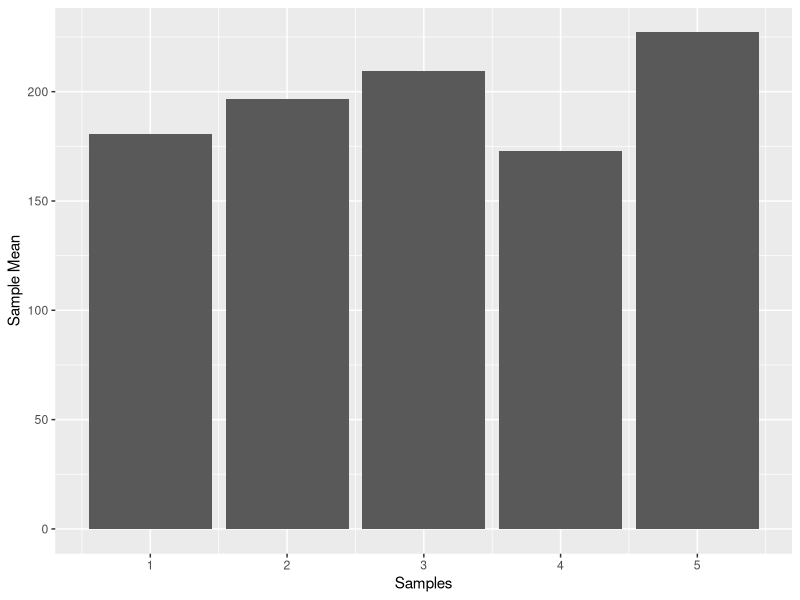

Recreate this plot in R. (Note: this script raises an error after producing the figure.)
## ---- chunk 1
##confidence: 20

#sampling process
observations<-rnorm(5*25,mean=200,sd=100)
samples<-rep(1:5,each=25)
my_data<-data.frame(samples,observations)

library(dplyr)

#get means
means<-my_data%>%
  group_by(samples)%>%
  summarize(sample_mean=mean(observations))

library(ggplot2)

#plot means
ggplot(means,aes(x=samples,y=sample_mean))+
  geom_bar(stat="identity")+
  xlab("Samples")+
  ylab("Sample Mean")
  
## ---- chunk 2
##confidence: 80

#sampling
observations<-rnorm(5*25,mean=200,sd=100)
samples<-rep(1:5,each=25)
my_data<-data.frame(samples,observations)

#get sample mean and sample sd
means_sd<-my_data%>%
  group_by(samples)%>%
  summarize(sample_mean=mean(observations),
            sample_sd=sd(observations))

#plot with an error bar
ggplot(sd,aes(x=samples,y=sample_mean))+
  geom_bar(stat="identity")+
  geom_errorbar(aes(ymin=sample_mean-sample_sd,
                   ymax=sample_mean+sample_sd),
               width=.25)
## ---- chunk 3
##confidence: 90

#initialize variables
n<-c(2,5,10,50,100)
mean_sample_means<-c()

#run simulation
for(i in 1:length(n)){
  sim_sample<-rnorm(n[i]*10000,mean=10,sd=5)
  mean_sample_means[i]<-mean(sim_sample)
}

#organize results in data frame
sim_data<-data.frame(n,
                     mean_sample_means)
#print table
knitr::kable(sim_data)

#plot
ggplot(sim_data,aes(x=n,y=mean_sample_means))+
  geom_bar(stat="identity")+
  xlab("Sample size")+
  ylab("Mean of sample means")
